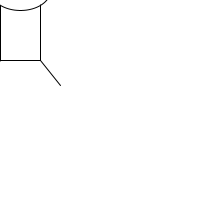
Frame 1 (no input)
Frame 60 (the mouse pressed at the canvas centre just before this capture): identical to frame 1, image omitted
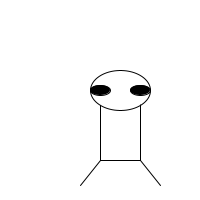
Frame 120 (the mouse held since frame 60 and released just before this capture)

The Processing sketch that drew these frames (run headless with seeded random() and noise(); from frame 60 on, the mouse is pressed at the canvas centre):

// Processing sketch: processing_132175
// ── processing_132175.pde

void setup(){
size(200,200);
}
 
void draw(){
   
background(255,255,255);
  
fill(255);
rect(mouseX,mouseY,40,60);        // mouse X = 80 mouse Y = 90
 
fill(255);
ellipseMode(CENTER);
ellipse(mouseX+20,mouseY-10,60,40);
 
line(mouseX,mouseY+60,mouseX-20,mouseY+85);
 
line(mouseX+40,mouseY+60,mouseX+60,mouseY+85);
 
fill(0);
ellipseMode(CENTER);
ellipse(mouseX,mouseY-10,20,10);
 
fill(0);
ellipseMode(CENTER);
ellipse(mouseX+40,mouseY-10,20,10);
}
